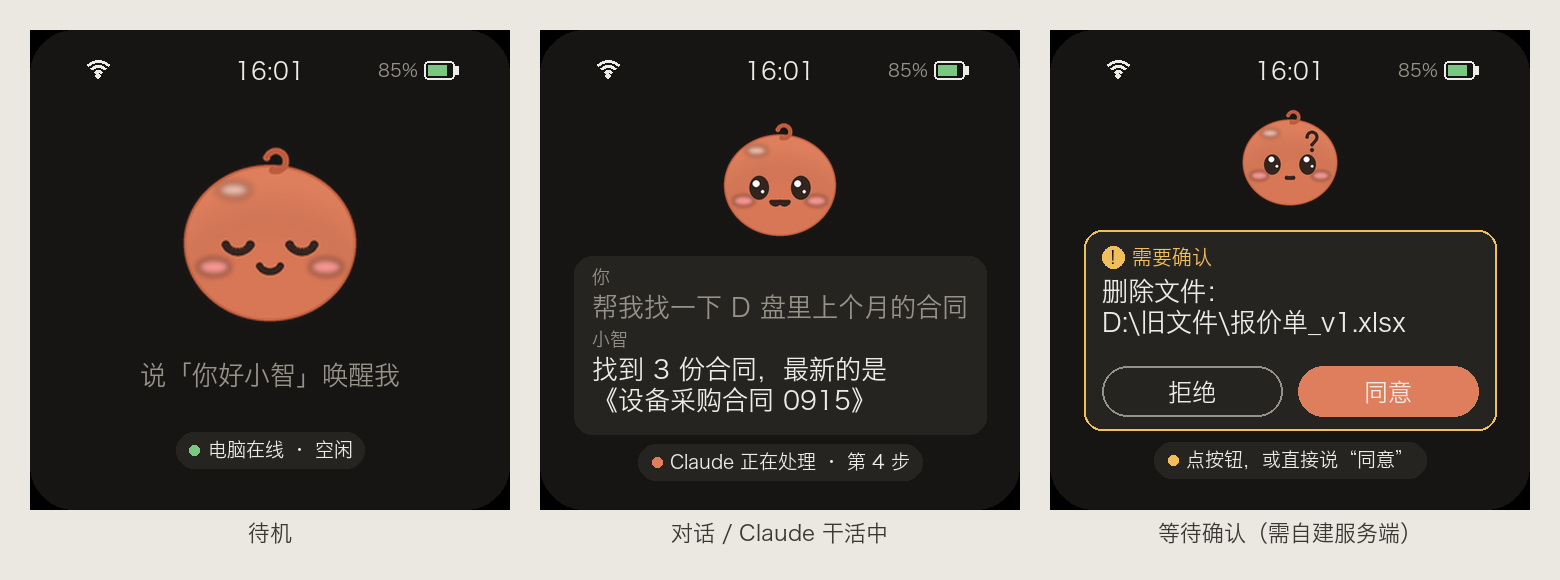

Write the Python code that produced this figure.
"""渲染新界面效果图（480×480，按实物圆角裁切），用于和用户确认布局。

用法：python mockup.py <表情 png 目录> <输出 png>
"""
import sys

from PIL import Image, ImageDraw, ImageFont

W = 480
RADIUS = 44          # 面板圆角，按照片估计，装好环境后用测试图实测
INSET = 52           # 状态栏左右内缩，避开圆角
BG = (22, 21, 19)
CARD = (38, 36, 33)
TEXT = (236, 235, 230)
MUTED = (150, 146, 138)
ACCENT = (222, 126, 92)
OK = (120, 200, 130)
WARN = (240, 190, 90)

FONT = "/System/Library/Fonts/Hiragino Sans GB.ttc"


def f(size):
    return ImageFont.truetype(FONT, size)


def wifi(d, x, y):
    for i, r in enumerate((16, 11, 6)):
        d.arc([x - r, y - r, x + r, y + r], 225, 315, fill=TEXT, width=3)
    d.ellipse([x - 2.5, y - 2.5, x + 2.5, y + 2.5], fill=TEXT)


def battery(d, x, y, pct):
    d.rounded_rectangle([x, y - 9, x + 30, y + 9], 4, outline=TEXT, width=2)
    d.rectangle([x + 31, y - 4, x + 34, y + 4], fill=TEXT)
    d.rectangle([x + 4, y - 5, x + 4 + 22 * pct / 100, y + 5], fill=OK if pct > 20 else WARN)


def status_bar(d, label="16:01", pct=85):
    y = 40
    wifi(d, INSET + 16, y + 6)
    d.text((W / 2, y), label, font=f(24), fill=TEXT, anchor="mm")
    d.text((W - INSET - 40, y), f"{pct}%", font=f(18), fill=MUTED, anchor="rm")
    battery(d, W - INSET - 34, y, pct)


def emoji(img, path, cy, size):
    e = Image.open(path).convert("RGBA").resize((size, size), Image.LANCZOS)
    img.alpha_composite(e, (W // 2 - size // 2, cy - size // 2))


def bubble(d, y, who, text, color):
    d.text((INSET, y), who, font=f(18), fill=MUTED)
    d.multiline_text((INSET, y + 26), text, font=f(26), fill=color, spacing=8)


def pill(d, y, dot, text):
    w = d.textlength(text, font=f(19)) + 44
    x0 = W / 2 - w / 2
    d.rounded_rectangle([x0, y - 18, x0 + w, y + 18], 18, fill=CARD)
    d.ellipse([x0 + 14, y - 5, x0 + 24, y + 5], fill=dot)
    d.text((x0 + 32, y), text, font=f(19), fill=TEXT, anchor="lm")


def frame(state, emo_dir):
    img = Image.new("RGBA", (W, W), BG)
    d = ImageDraw.Draw(img)
    status_bar(d)
    if state == "idle":
        emoji(img, f"{emo_dir}/relaxed.png", 205, 200)
        d.text((W / 2, 345), "说「你好小智」唤醒我", font=f(26), fill=MUTED, anchor="mm")
        pill(d, 420, OK, "电脑在线 · 空闲")
    elif state == "chat":
        emoji(img, f"{emo_dir}/happy.png", 150, 130)
        d.rounded_rectangle([INSET - 18, 226, W - INSET + 18, 404], 18, fill=CARD)
        bubble(d, 238, "你", "帮我找一下 D 盘里上个月的合同", MUTED)
        bubble(d, 300, "小智", "找到 3 份合同，最新的是\n《设备采购合同 0915》", TEXT)
        pill(d, 432, ACCENT, "Claude 正在处理 · 第 4 步")
    else:
        emoji(img, f"{emo_dir}/thinking.png", 128, 110)
        d.rounded_rectangle([INSET - 18, 200, W - INSET + 18, 400], 18, fill=CARD, outline=WARN, width=2)
        d.ellipse([INSET, 216, INSET + 22, 238], fill=WARN)
        d.text((INSET + 11, 227), "!", font=f(18), fill=BG, anchor="mm")
        d.text((INSET + 30, 227), "需要确认", font=f(20), fill=WARN, anchor="lm")
        d.multiline_text((INSET, 248), "删除文件：\nD:\\旧文件\\报价单_v1.xlsx", font=f(26), fill=TEXT, spacing=8)
        for i, (label, col) in enumerate((("拒绝", CARD), ("同意", ACCENT))):
            x0 = INSET + i * 196
            d.rounded_rectangle([x0, 336, x0 + 180, 386], 25, fill=col, outline=MUTED if i == 0 else col, width=2)
            d.text((x0 + 90, 361), label, font=f(24), fill=TEXT, anchor="mm")
        pill(d, 430, WARN, "点按钮，或直接说“同意”")
    # 按实物圆角裁切，角外画成边框黑色
    mask = Image.new("L", (W, W), 0)
    ImageDraw.Draw(mask).rounded_rectangle([0, 0, W - 1, W - 1], RADIUS, fill=255)
    out = Image.new("RGBA", (W, W), (0, 0, 0, 255))
    out.paste(img, (0, 0), mask)
    return out


def main():
    emo_dir, out = sys.argv[1], sys.argv[2]
    states = ["idle", "chat", "confirm"]
    gap = 30
    sheet = Image.new("RGB", (W * 3 + gap * 4, W + gap * 2 + 40), (235, 232, 225))
    d = ImageDraw.Draw(sheet)
    for i, (s, title) in enumerate(zip(states, ("待机", "对话 / Claude 干活中", "等待确认（需自建服务端）"))):
        x = gap + i * (W + gap)
        sheet.paste(frame(s, emo_dir).convert("RGB"), (x, gap))
        d.text((x + W / 2, W + gap + 22), title, font=f(22), fill=(60, 55, 50), anchor="mm")
    sheet.save(out)


if __name__ == "__main__":
    main()
